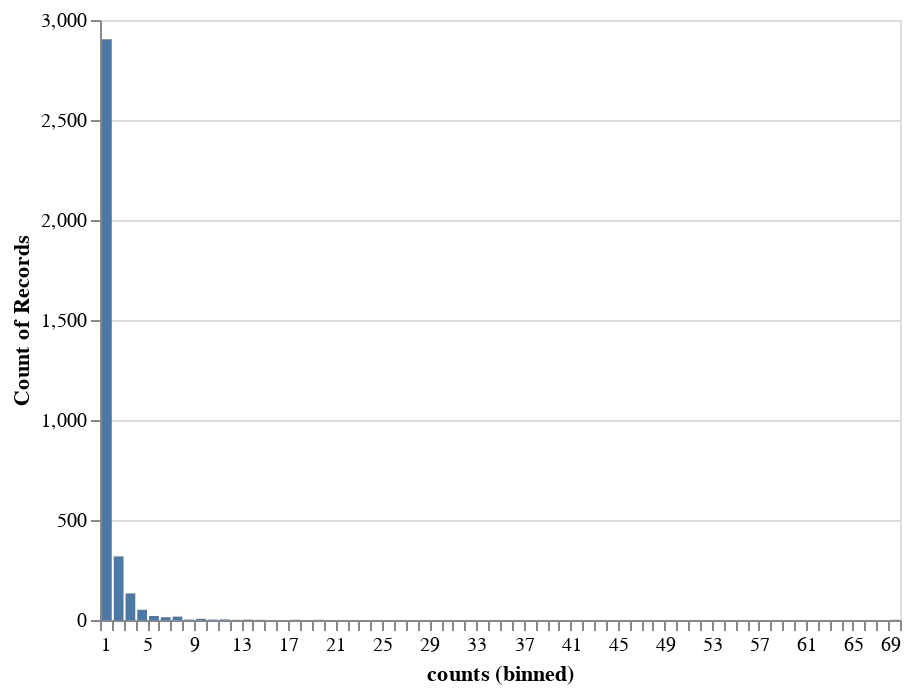

Here is the notebook cell this chart was saved with:
### Code cell
alt.Chart(contributor_counts).mark_bar().encode(
    alt.X('counts', bin=alt.Bin(maxbins=100)),
    y='count()'
)

### Figure 1 — Vega-Lite specification as saved in the notebook (floating-point values rounded to 4 significant figures; data arrays with more than 128 entries replaced by an {"elided": "..."} marker saying what was removed)
{"$schema": "https://vega.github.io/schema/vega-lite/v4.8.1.json", "config": {"view": {"continuousHeight": 300, "continuousWidth": 400}}, "data": {"name": "data-4373f45a98f6a14d73b389fbdce1ed9a"}, "datasets": {"data-4373f45a98f6a14d73b389fbdce1ed9a": {"elided": "3477 records"}}, "encoding": {"x": {"bin": {"maxbins": 100}, "field": "counts", "type": "quantitative"}, "y": {"aggregate": "count", "type": "quantitative"}}, "mark": "bar"}
